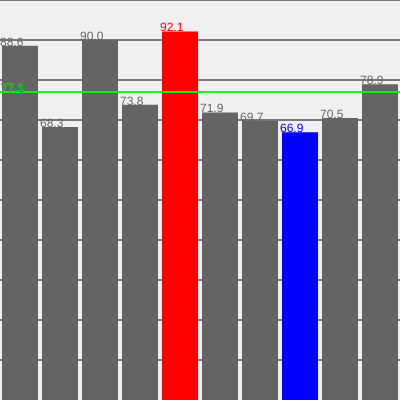
Frame 1 (no input)
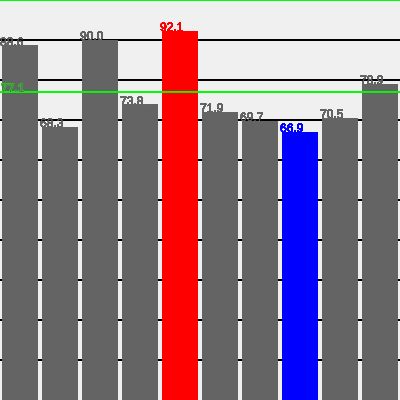
Frame 60 (no input)
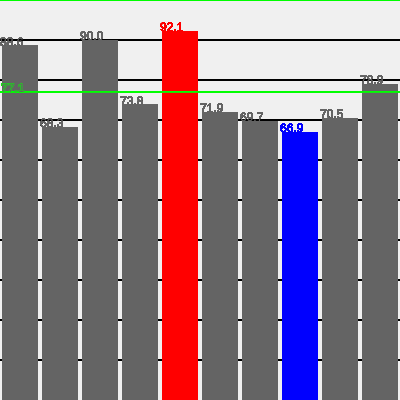
Frame 120 (the mouse pressed at the canvas centre since frame 60)

The p5.js sketch that drew these frames (run headless with seeded random() and noise() and a simulated clock; from frame 60 on, the mouse is pressed at the canvas centre):

// p5.js sketch
// ── sketch.js
let scores = [];
let sum = 0;
let average, largest, smallest;

function setup(){
  createCanvas(400, 400);
  background(240);

  colorMode(RGB);
  
  for(let i = 0; i < 10; i++){
    scores[i] = random(60, 100); // 60以上100未満のランダムな数を代入
    sum += scores[i];//合計値
    
   // ここから平均・最大・最小を求めます
  average = sum / 10;
  largest = 0;
  smallest = 100;
  
  for(let i = 0; i < 10; i++){
    if(scores[i] > largest){//最大値
    largest = scores[i];
    }
    else{}
  }

  for(let i = 0; i < 10; i++){
     if(scores[i] < smallest){//最小値
    smallest = scores[i];
    }
    else{}
  }
}
  console.log(average);//平均値記録
  console.log(largest);//最大値記録
  console.log(smallest);//最小値記録
}
  
function draw(){
  // ここから棒グラフを描いていきます。まずは背景に横線をn本引く
  const n = 10;
  for(let i = 0; i < n; i++){ 
line(0, height * i / n, width, height * i / n);
stroke(0);}
  
  noStroke();

  for(let i = 0; i < scores.length; i++){
    
    const dx = width / scores.length;
    const h = height * scores[i] / 100;
   
   
    
    // BLANK[4] ヒント: 条件分岐を使って色を変更します
    
    if(scores[i] == largest){
       fill(255,0,0);
       }
    else if(scores[i] == smallest){
      fill(0,0,255);
       }
    else{
    fill(100);
    }
    rect(i * dx + 2, height - h, dx - 4, h);
    text(scores[i].toPrecision(3), i * dx, height - h);
    
  }
for(let i = 0; i < scores.length; i++){
const dx = width / scores.length;
const h = height * scores[i] / 100;
const a = height * average / 100;
line(0, height - a, width, height - a);
    stroke(0,255,0);}
  
 const a = height * average / 100; 
  text(average.toPrecision(3), 1 , height - a);
  
  
  // BLANK[5] 平均点の線を引きます

}
